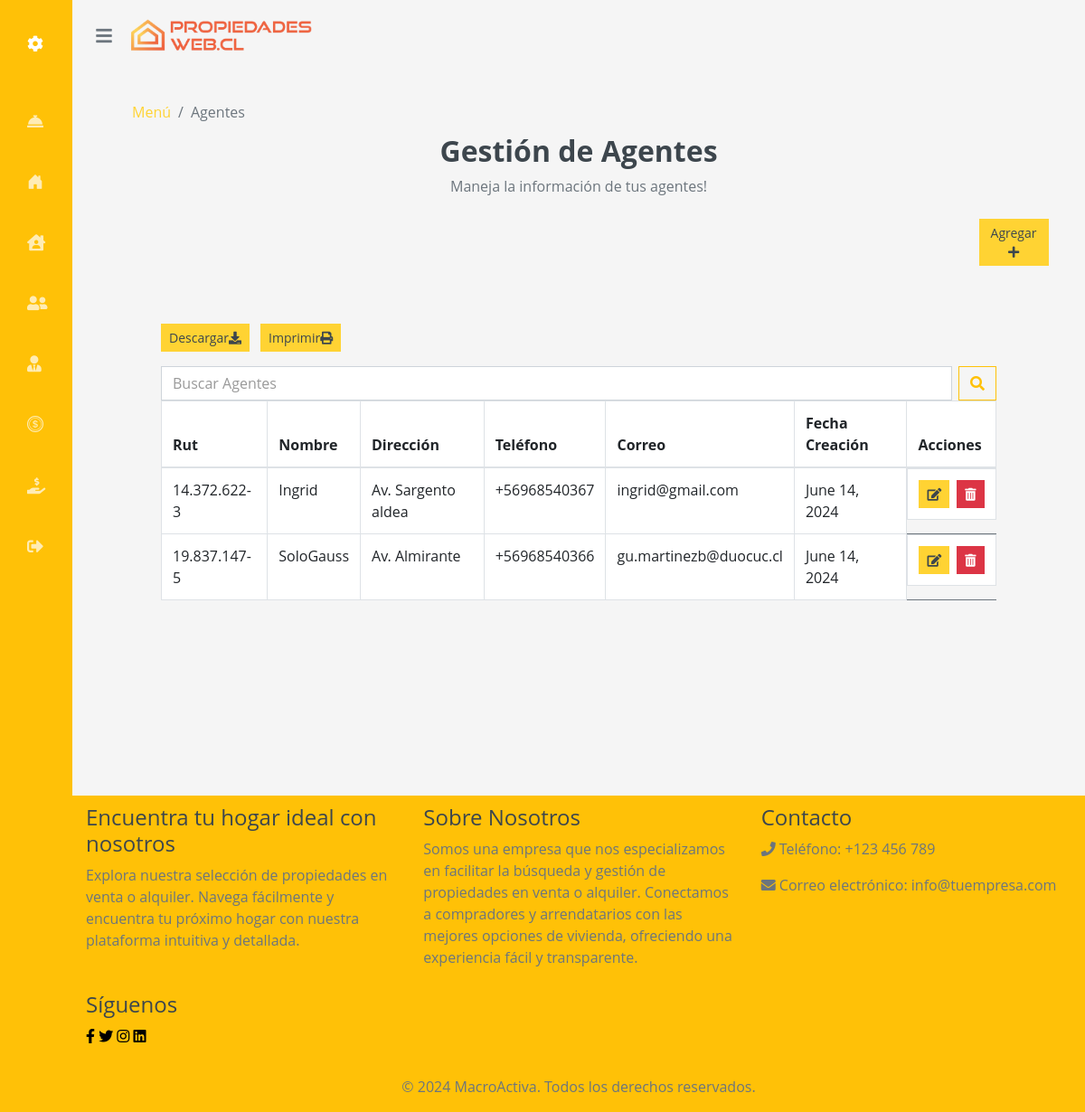
Before: /agentes/ (signed in) with the older database file.
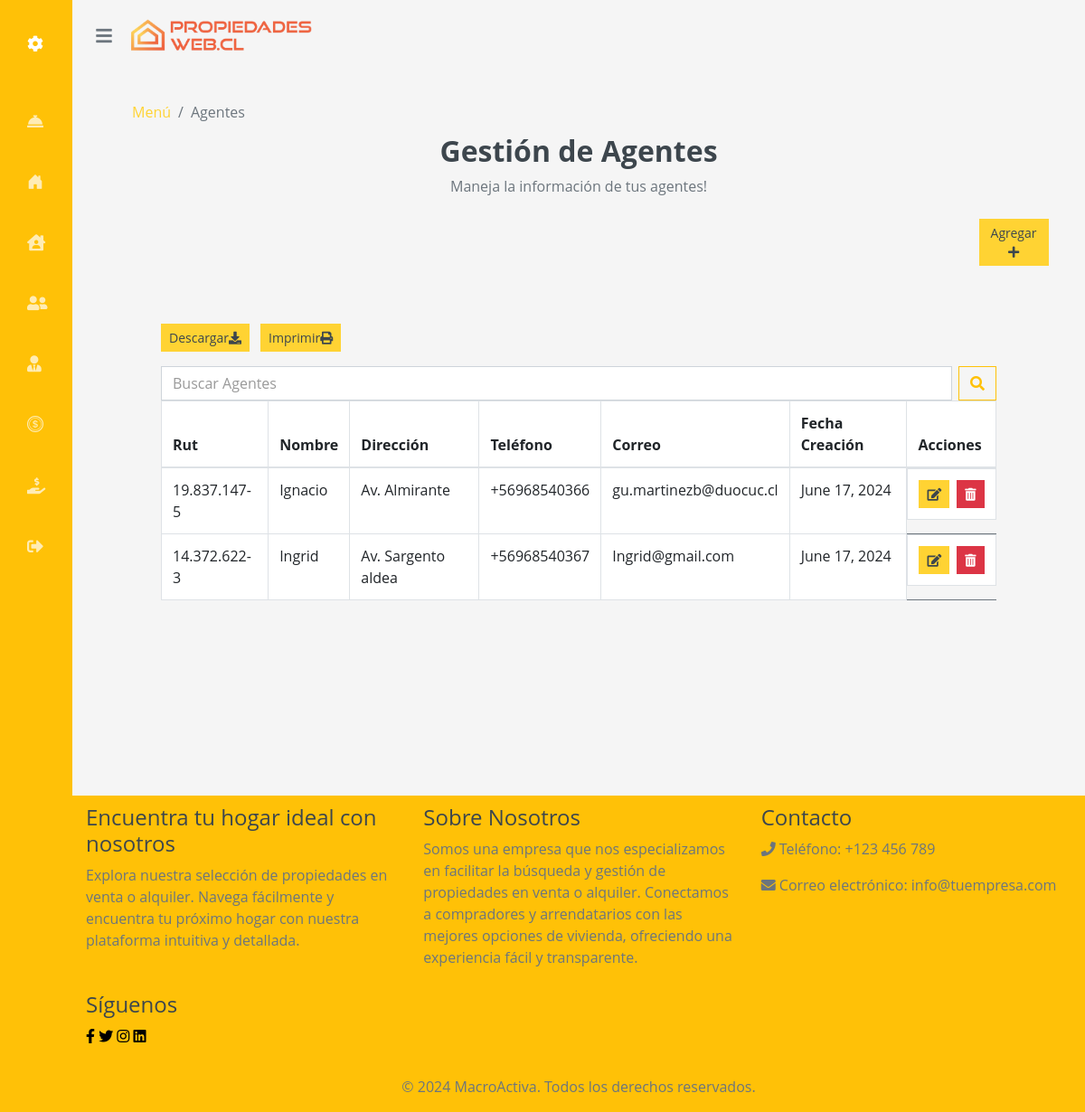
After: the same page with the newer database file.
### core/models.py (models this page shows, shortened)
class Agente(models.Model):
    rut_agente = models.CharField(max_length=12)
    nombre = models.CharField(max_length=50)
    direccion = models.CharField(max_length=100)
    telefono = models.CharField(max_length=12)
    correo = models.CharField(max_length=200)
    fecha_creacion = models.DateField()
    rut_empresa = models.ForeignKey(EmpresaCorredora, on_delete= CASCADE)

### core/views.py (the view, shortened to what this page needs)
# urls.py: path('agentes/', views.agentes, name='agentes'),
@login_required
def agentes(request):
    form = frmAgente()
    empresa = request.user
    agentes = Agente.objects.filter(rut_empresa=empresa).order_by('-fecha_creacion')
    contexto = {}
    default_page = 1
    page = request.GET.get('page', default_page)
    query = request.GET.get('q')
    items_per_page = 5  # Ajusta el número de elementos por página según tus necesidades
    paginator = Paginator(agentes, items_per_page)
    try:
        agentes = paginator.page(page)
    except PageNotAnInteger:
        agentes = paginator.page(default_page)
    except EmptyPage:
        agentes = paginator.page(paginator.num_pages)
    contexto["form"] = form
    contexto["agentes"] = agentes
    return render(request, 'core/agentes.html', contexto)

### core/forms.py
class frmAgente(forms.ModelForm):
    class Meta:
        model=Agente
        fields=["rut_agente","nombre","direccion","telefono","correo","fecha_creacion"]
        widgets = {
            'fecha_creacion': forms.DateInput(attrs={'type': 'date'})
        }

### core/templates/core/agentes.html (shortened to what this page needs)
{% extends "core/base.html" %}
{% load static %}
{% load humanize %}
{% load crispy_forms_tags %}
{% block content %}
<div class="container-fluid mb-3">
    <div class="col-12 d-flex flex-column flex-md-row justify-content-between align-items-center">
        <nav aria-label="breadcrumb" style="background-color: transparent;">
            <ol class="breadcrumb mb-2 mb-md-0" style="background-color: transparent;">
                <li class="breadcrumb-item"><a href="#">Menú</a></li>
                <li class="breadcrumb-item active" aria-current="page">Agentes</li>
            </ol>
        </nav>
    </div>
    <h2 style="text-align:center;">Gestión de Agentes</h2>
    <div class="row">
        <div class="col-lg-12 d-flex justify-content-between align-items-center mb-2">
            <div class="flex-grow-1 d-flex justify-content-center">
                <p >
                    Maneja la información de tus agentes!
                </p>
        </div>
    </div>
</div>
<div class="d-flex justify-content-between align-items-center mb-3 container-fluid col-lg-1 text-lg-end" style="margin-right: 10px;">
    <div>
        <button class="btn btn-primary btn-sm me-2 btn-block" data-toggle="modal" data-target="#addModal " >
            Agregar <i class="fas fa-plus"></i>
        </button>
    </div>
</div>
<div class="row px-xl-5">
    <div class="col-lg-12">
    {% if agentes %}
<div class="container mt-5">
    <div class="table-responsive">
        <div class="d-flex justify-content-between align-items-center mb-3">
            <div>
                <button class="btn btn-primary btn-sm me-2"id="downloadButton" class="btn btn-success">Descargar<i class="fas fa-download"></i></button>
                <button class="btn btn-primary btn-sm me-2"id="printButton" class="btn btn-info">Imprimir<i class="fas fa-print"></i></button>
            </div>
        </div>
        <div class="flex relative">
            <form method="get" action="{% url 'agentes' %}" class="form-inline my-2 my-lg-0 w-100">
                <div class="input-group w-100">
                    <input class="form-control mr-sm-2" name="q" type="search" placeholder="Buscar Agentes" aria-label="Search">
                    <button class="btn btn-outline-warning" type="submit"><i class="fas fa-search"></i></button>
                </div>
            </form>
        </div>
    <table class="table table-bordered">
        <thead>
            <tr>
                <th scope="col">Rut</th>
                <th scope="col">Nombre</th>
                <th scope="col">Dirección</th>
                <th scope="col">Teléfono</th>
                <th scope="col">Correo</th>
                <th scope="col">Fecha Creación</th>
                <th scope="col">Acciones</th>
            </tr>
        </thead>
        <tbody>
            {% for agente in agentes %}
            <tr>
                <td>{{ agente.rut_agente }}</td>
                <td>{{ agente.nombre }}</td>
                <td>{{ agente.direccion }}</td>
                <td>{{ agente.telefono }}</td>
                <td>{{ agente.correo }}</td>
                <td>{{ agente.fecha_creacion }}</td>
                <td class="d-flex justify-content-between">
                    <button class="btn btn-sm btn-primary edit-btn mr-2" data-id="{{ agente.id}}" data-rut_agente="{{agente.rut_agente}}" data-nombre="{{ agente.nombre }}" data-direccion="{{ agente.direccion }}" data-telefono="{{ agente.telefono }}" data-correo="{{ agente.correo }}">
                        <i class="fas fa-edit"></i>
                    </button>
                    <button class="btn btn-sm btn-danger delete-btn" data-id="{{ agente.id }}">
                        <i class="fas fa-trash-alt"></i>
                    </button>
                </td>
            </tr>
            {% endfor %}
        </tbody>
    </table>
    </div>
</div>
    {% else %}
    <div class="text-center mt-5">
        <h3>Ningún agente encontrado</h3>
        <i class="fas fa-user-tie fa-5x"></i>
    </div>
    {% endif %}
        </div>
    </div>
</div>
{% endblock %}

Changed rows visible on the page:
removed Agente: rut_agente "14.372.622-3", nombre "Ingrid", direccion "Av. Sargento aldea", telefono "+56968540367", correo "ingrid@gmail.com", fecha_creacion "June 14, 2024"
removed Agente: rut_agente "19.837.147-5", nombre "SoloGauss", direccion "Av. Almirante", telefono "+56968540366", correo "gu.martinezb@duocuc.cl", fecha_creacion "June 14, 2024"
added Agente: rut_agente "19.837.147-5", nombre "Ignacio", direccion "Av. Almirante", telefono "+56968540366", correo "gu.martinezb@duocuc.cl", fecha_creacion "June 17, 2024"
added Agente: rut_agente "14.372.622-3", nombre "Ingrid", direccion "Av. Sargento aldea", telefono "+56968540367", correo "Ingrid@gmail.com", fecha_creacion "June 17, 2024"
